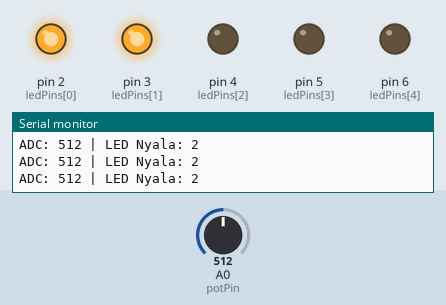
This sketch was run on a simulated Arduino Uno, built with avr-gcc and run on an emulated ATmega328P. Shown: output pins drawn as LEDs (lit = HIGH), the last lines printed to the serial monitor. The test bench sets the inputs (shaded band); at power-on: A0 (potPin) = 512.

Above: at 1.2 s.
1.3 s: A0 (potPin) set to 422
4.3 s: A0 (potPin) set to 393
At 5.5 s:
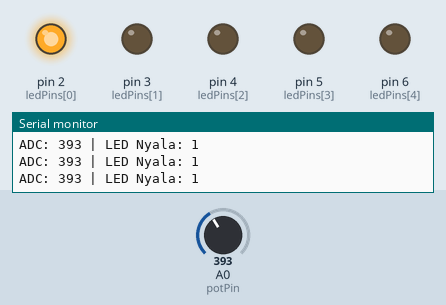
5.8 s: A0 (potPin) set to 215
7.3 s: A0 (potPin) set to 192
At 8.5 s:
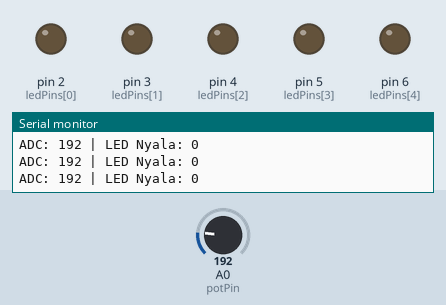
8.8 s: A0 (potPin) set to 1023
At 9.6 s:
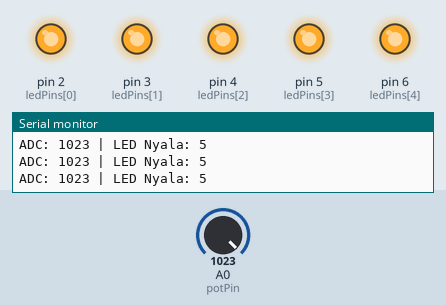
10.3 s: A0 (potPin) set to 1006
At 11.5 s:
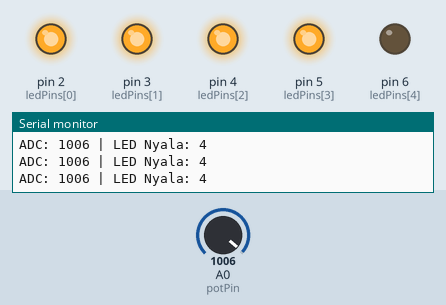
Timing chart, 0 to 12.8 s (numbered marks = the images above; inputs shaded):
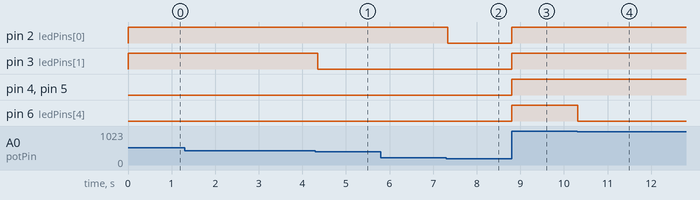

The sketch:

nomor_2.ino
```cpp
const int potPin = A0;
const int ledPins[] = {2, 3, 4, 5, 6}; // pin untuk 5 LED

void setup() {
  Serial.begin(9600);

  for (int i = 0; i < 5; i++) {
    pinMode(ledPins[i], OUTPUT);
  }
}

void loop() {
  int sensorValue = analogRead(potPin);

  int numLedsLit = map(sensorValue, 0, 1023, 0, 5);

  for (int i = 0; i < 5; i++) {
    if (i < numLedsLit) {
      digitalWrite(ledPins[i], HIGH);
    } else {
      digitalWrite(ledPins[i], LOW);
    }
  }

  Serial.print("ADC: ");
  Serial.print(sensorValue);
  Serial.print(" | LED Nyala: ");
  Serial.println(numLedsLit);

  delay(50);
}
```

Measured:
- the behaviour switches between 410 and 409 on A0 (potPin) (found by bisection; images 0 and 1)
- the behaviour switches between 205 and 204 on A0 (potPin) (found by bisection; images 1 and 2)
- the behaviour switches between 1023 and 1022 on A0 (potPin) (found by bisection; images 3 and 4)
- after the input at 4.3 s, pin 3 (ledPins[1]): HIGH → LOW after 0.05 s
- after the input at 7.3 s, pin 2 (ledPins[0]): HIGH → LOW at once
- after the input at 8.8 s, pin 2 (ledPins[0]), pin 3 (ledPins[1]), pin 4 (ledPins[2]), pin 5 (ledPins[3]), pin 6 (ledPins[4]): LOW → HIGH at once
- after the input at 10.3 s, pin 6 (ledPins[4]): HIGH → LOW at once
